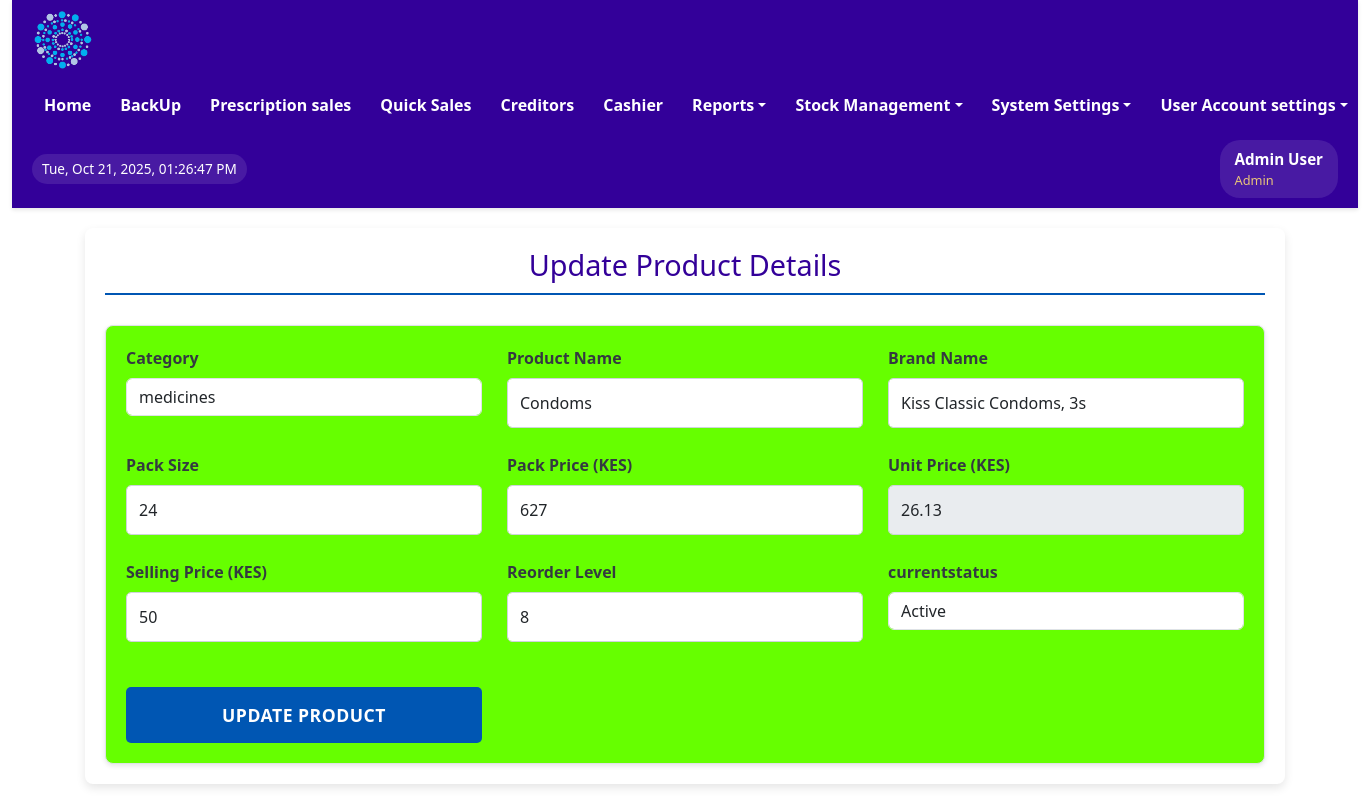
/views/update_product.php?id=256 (signed in), run on the app's committed database.
### tables this page shows
CREATE TABLE IF NOT EXISTS `users` (
  `user_id` int NOT NULL AUTO_INCREMENT,
  `first_name` varchar(100) NOT NULL,
  `last_name` varchar(100) NOT NULL,
  `email` varchar(100) NOT NULL,
  `password` varchar(100) DEFAULT NULL,
  `username` varchar(100) DEFAULT NULL,
  `sex` varchar(50) NOT NULL,
  `mobile` int NOT NULL,
  `userrole` varchar(100) NOT NULL,
  `staff_number` varchar(50) NOT NULL,
  `date_created` datetime DEFAULT CURRENT_TIMESTAMP,
  PRIMARY KEY (`user_id`),
  UNIQUE KEY `email` (`email`),
  UNIQUE KEY `mobile` (`mobile`),
  UNIQUE KEY `staff_number` (`staff_number`)
);

CREATE TABLE IF NOT EXISTS `products` (
  `id` int NOT NULL AUTO_INCREMENT,
  `category` varchar(100) NOT NULL,
  `productname` varchar(500) NOT NULL,
  `brandname` varchar(500) DEFAULT NULL,
  `packsize` int DEFAULT NULL,
  `pack_price` double DEFAULT NULL,
  `unit_price` decimal(10,2) DEFAULT '0.00',
  `price` double DEFAULT '0',
  `reorder_level` int DEFAULT '0',
  `currentstatus` varchar(100) NOT NULL DEFAULT 'active',
  `date_created` datetime DEFAULT CURRENT_TIMESTAMP,
  PRIMARY KEY (`id`),
  UNIQUE KEY `brandname` (`brandname`)
);

CREATE TABLE IF NOT EXISTS `categories` (
  `id` int NOT NULL AUTO_INCREMENT,
  `name` varchar(250) NOT NULL,
  `description` varchar(250) NOT NULL,
  `photo` varchar(255) DEFAULT NULL,
  PRIMARY KEY (`id`),
  UNIQUE KEY `name` (`name`)
);

### views/update_product.php (the view, shortened to what this page needs)
<?php
include '../includes/config.php';
include '../includes/header.php';
$productId = isset($_GET['id']) ? intval($_GET['id']) : 0;
$product = [];
if ($productId > 0) {
    $sql = "SELECT id, category, productname, brandname, packsize, pack_price, unit_price, price, reorder_level, currentstatus FROM products WHERE id = ?";
    $stmt = $conn->prepare($sql);
    $stmt->bind_param('i', $productId);
    $stmt->execute();
    $result = $stmt->get_result();
    $product = $result->fetch_assoc();
} else {
    $_SESSION['error_message'] = "Invalid product ID.";
    header("Location: ../views/view_product.php");
    exit;
}
$categories = [];
$catSql = "SELECT id, name FROM categories ORDER BY name";
$catResult = $conn->query($catSql);
while ($row = $catResult->fetch_assoc()) {
    $categories[] = $row;
}
?>
<!DOCTYPE html>
<html lang="en">
<head>
    <link rel="stylesheet" href="../assets/css/bootstrap.min.css">
</head>
<body>
<div class="main-content">
    <h2>Update Product Details</h2>
    <form action="update_product.php?id=<?php echo $productId; ?>" method="post">
        <div class="form-group">
            <label for="category_id" class="form-label">Category</label>
            <select id="category_id" name="category_id" class="form-control" required>
                <?php foreach ($categories as $category): ?>
                    <option value="<?php echo $category['id']; ?>" <?php echo $product['category'] == $category['id'] ? 'selected' : ''; ?>>
                        <?php echo htmlspecialchars($category['name']); ?>
                    </option>
                <?php endforeach; ?>
            </select>
        </div>
        <div class="form-group">
            <label for="productname" class="form-label">Product Name</label>
            <input type="text" id="productname" name="productname" class="form-control" value="<?php echo htmlspecialchars($product['productname']); ?>" required>
        </div>
        <div class="form-group">
            <label for="brandname" class="form-label">Brand Name</label>
            <input type="text" id="brandname" name="brandname" class="form-control" value="<?php echo htmlspecialchars($product['brandname'] ?? ''); ?>">
        </div>
        <div class="form-group">
            <label for="packsize" class="form-label">Pack Size</label>
            <input type="number" id="packsize" name="packsize" class="form-control" step="1" min="1" value="<?php echo htmlspecialchars($product['packsize'] ?? ''); ?>" required>
        </div>
        <div class="form-group">
            <label for="pack_price" class="form-label">Pack Price (KES)</label>
            <input type="number" id="pack_price" name="pack_price" class="form-control" step="0.01" min="0.01" value="<?php echo htmlspecialchars($product['pack_price'] ?? ''); ?>" required>
        </div>
        <div class="form-group">
            <label for="unit_price" class="form-label">Unit Price (KES)</label>
            <input type="number" id="unit_price" name="unit_price" class="form-control readonly-input" step="0.01" min="0" value="<?php echo htmlspecialchars($product['unit_price'] ?? ''); ?>" readonly>
        </div>
        <div class="form-group">
            <label for="price" class="form-label">Selling Price (KES)</label>
            <input type="number" id="price" name="price" class="form-control" step="0.01" min="0.01" value="<?php echo htmlspecialchars($product['price'] ?? ''); ?>" required>
        </div>
        <div class="form-group">
            <label for="reorder_level" class="form-label">Reorder Level</label>
            <input type="number" id="reorder_level" name="reorder_level" class="form-control" min="0" value="<?php echo htmlspecialchars($product['reorder_level'] ?? ''); ?>" required>
        </div>
        <div class="form-group">
            <label for="currentstatus" class="form-label">currentstatus</label>
            <select id="currentstatus" name="currentstatus" class="form-control" required>
                <option value="Active" <?php echo ($product['currentstatus'] ?? '') == 'Active' ? 'selected' : ''; ?>>Active</option>
            </select>
        </div>
        <div class="form-group">
            <button type="submit" name="submit" class="custom-submit-btn">Update Product</button>
        </div>
    </form>
</div>
</body>
</html>

### includes/header.php (shortened to what this page needs)
<?php
include('config.php');
$userDetails = [
    'user_id' => $_SESSION['user_id'] ?? null,
    'username' => 'Guest',
    'full_name' => 'Guest User',
    'first_name' => 'Guest',
    'last_name' => 'User',
    'email' => '',
    'mobile' => '',
    'userrole' => $_SESSION['userrole'],
    'staff_number' => '',
    'sex' => ''
];
if ($userDetails['user_id']) {
    $stmt = $conn->prepare("SELECT
                user_id, first_name, last_name, email, username,
                sex, mobile, userrole, staff_number
            FROM users
            WHERE user_id = ?");
    $stmt->bind_param("i", $userDetails['user_id']);
    $stmt->execute();
    $result = $stmt->get_result();
    if ($result->num_rows > 0) {
        $dbData = $result->fetch_assoc();
        $userDetails = array_merge($userDetails, [
            'username' => htmlspecialchars($dbData['username']),
            'full_name' => htmlspecialchars($dbData['first_name'] . ' ' . $dbData['last_name']),
            'first_name' => htmlspecialchars($dbData['first_name']),
            'last_name' => htmlspecialchars($dbData['last_name']),
            'email' => htmlspecialchars($dbData['email']),
            'mobile' => htmlspecialchars($dbData['mobile']),
            'sex' => htmlspecialchars($dbData['sex']),
            'staff_number' => htmlspecialchars($dbData['staff_number']),
            'userrole' => htmlspecialchars($dbData['userrole'])
        ]);
    }
}
$userrole = $userDetails['userrole'];
$full_name = $userDetails['full_name'];
?>
<!DOCTYPE html>
<html lang="en">
<head>
    <link rel="stylesheet" href="../assets/css/bootstrap.min.css" type="text/css">
</head>
<body>
    <div class="container-fluid">
        <div class="main-header">
            <div class="header-content">
                <div class="logo-container">
                    <img src="../assets/images/Logo-round-nobg-2.png" alt="Pharmacy Logo">
                </div>
                <nav class="main-nav">
                    <ul class="nav-list">
                        <?php if (in_array($userrole, ['Admin', 'Supervisor', 'Manager'])) : ?>
                            <li class="nav-item"><a href="../dashboard/admin_dashboard.php" class="nav-link">Home</a></li>
                            <li class="nav-item"><a href="../Backup/backup.php" class="nav-link">BackUp</a></li>
                            <li class="nav-item"><a href="../sales/orders.php" class="nav-link">Prescription sales</a></li>
                            <li class="nav-item"><a href="../sales/direct_orders.php" class="nav-link">Quick Sales</a></li>
                            <li class="nav-item"><a href="../views/view_credit_sales.php" class="nav-link">Creditors</a></li>
                            <li class="nav-item"><a href="../sales/view_order.php" class="nav-link">Cashier</a></li>
                        <?php endif; ?>
                        <?php if (in_array($userrole, ['Admin', 'Supervisor', 'Manager'])) : ?>
                        <li class="dropdown">
                            <a href="#" class="dropdown-toggle">Reports</a>
                        </li>
                        <?php endif; ?>
                        <?php if (in_array($userrole, ['Admin', 'Supervisor', 'Manager', 'Cashier'])) : ?>
                        <li class="dropdown">
                            <a href="#" class="dropdown-toggle">Stock Management</a>
                        </li>
                        <?php endif; ?>
                        <?php if (in_array($userrole, ['Admin'])) : ?>
                        <li class="dropdown">
                            <a href="#" class="dropdown-toggle">System Settings</a>
                        </li>
                        <?php endif; ?>
                        <?php if (in_array($userrole, ['Admin', 'Supervisor', 'Manager', 'Cashier', 'Cleaner', 'Security', 'Pharmtech'])) : ?>
                        <li class="dropdown user-menu">
                            <a href="#" class="dropdown-toggle">User Account settings</a>
                        </li>
                        <?php endif; ?>
                    </ul>
                </nav>
                <div id="date-time" class="date-time-display"></div>
                <div class="user-info-header">
                    <div class="user-details">
                        <span class="user-name"><?php echo htmlspecialchars($full_name); ?></span>
                        <span class="user-role"><?php echo htmlspecialchars($userrole); ?></span>
                    </div>
                </div>
            </div>
        </div>
</body>
</html>

### includes/header.php (style rules this page uses)
* { box-sizing:border-box;margin:0;padding:0 }
.main-header { background-color:#330099;padding:10px 20px;box-shadow:0 2px 4px rgba(0,0,0,0.1);position:sticky;top:0;z-index:1000;min-height:70px;color:#FFF }
.header-content { display:flex;align-items:center;justify-content:space-between;width:100%;margin:0 auto;gap:15px;flex-wrap:wrap }
.logo-container { display:flex;align-items:center }
.logo-container img { height:60px;width:auto }
.user-info-header { display:flex;align-items:center;gap:10px;background:rgba(255,255,255,0.1);padding:8px 15px;border-radius:20px;color:#FFF;white-space:nowrap }
.user-info-header .user-details { display:flex;flex-direction:column;align-items:flex-start }
.user-info-header .user-name { font-weight:bold;font-size:0.95em }
.user-info-header .user-role { font-size:0.8em;opacity:0.9;color:#FBD875 }
.main-nav { display:flex;align-items:center }
.main-nav .nav-list { list-style:none;margin:0;padding:0;display:flex;align-items:center;gap:5px }
.main-nav .nav-item,.main-nav .dropdown { color:#FFF }
.main-nav .nav-link,.main-nav .dropdown-toggle { display:block;padding:8px 12px;text-decoration:none;color:#FFF;font-weight:600;white-space:nowrap;border-radius:4px;transition:background 0.1s }
.dropdown { position:relative }
.date-time-display { font-size:0.85em;color:#FFF;padding:5px 10px;background:rgba(255,255,255,0.1);border-radius:15px;white-space:nowrap }
.main-content { margin:10px 20px }
.main-content h2 { color:#330099 }

### views/update_product.php (style rules this page uses)
:root { --primary-color: #0056b3; --secondary-color: #6c757d; --background-light: #f8f9fa; --card-background: #ffffff; --border-color: #dee2e6; --success-color: #28a745; --success-bg-color: #d4edda; --text-color: #343a40; --input-border: #ced4da; --input-focus-border: #80bdff; --shadow-light: rgba(0, 0, 0, 0.1); --font-family: 'Arial', sans-serif; }
.main-content { padding: 20px; max-width: 1200px; margin: 20px auto; background-color: var(--card-background); border-radius: 8px; box-shadow: 0 4px 10px var(--shadow-light); }
h2 { color: var(--primary-color); text-align: center; margin-bottom: 30px; font-size: 1.8em; border-bottom: 2px solid var(--primary-color); padding-bottom: 10px; }
form { display: grid; grid-template-columns: repeat(3, 1fr); gap: 25px; padding: 20px; background-color: #66ff00; border: 1px solid var(--border-color); border-radius: 8px; box-shadow: 0 2px 5px var(--shadow-light); }
.form-group { display: flex; flex-direction: column; }
label { margin-bottom: 8px; font-weight: bold; color: var(--text-color); }
input[type="text"], input[type="number"], select { width: 100%; padding: 12px; border: 1px solid var(--input-border); border-radius: 5px; font-size: 1em; box-sizing: border-box; transition: border-color 0.3s ease, box-shadow 0.3s ease; }
.readonly-input { background-color: #e9ecef; cursor: not-allowed; }
.custom-submit-btn { grid-column: 1 / -1; padding: 15px 25px; background-color: var(--primary-color); color: white; border: none; border-radius: 5px; cursor: pointer; font-size: 1.1em; font-weight: bold; transition: background-color 0.3s ease, transform 0.2s ease; margin-top: 20px; text-transform: uppercase; letter-spacing: 0.5px; }

### data on the page
users: userrole "Admin"
products: category_id "medicines", productname "Condoms", brandname "Kiss Classic Condoms, 3s", packsize "24", pack_price "627", unit_price "26.13", price "50", reorder_level "8"

### other printed values
$full_name "Admin User"
